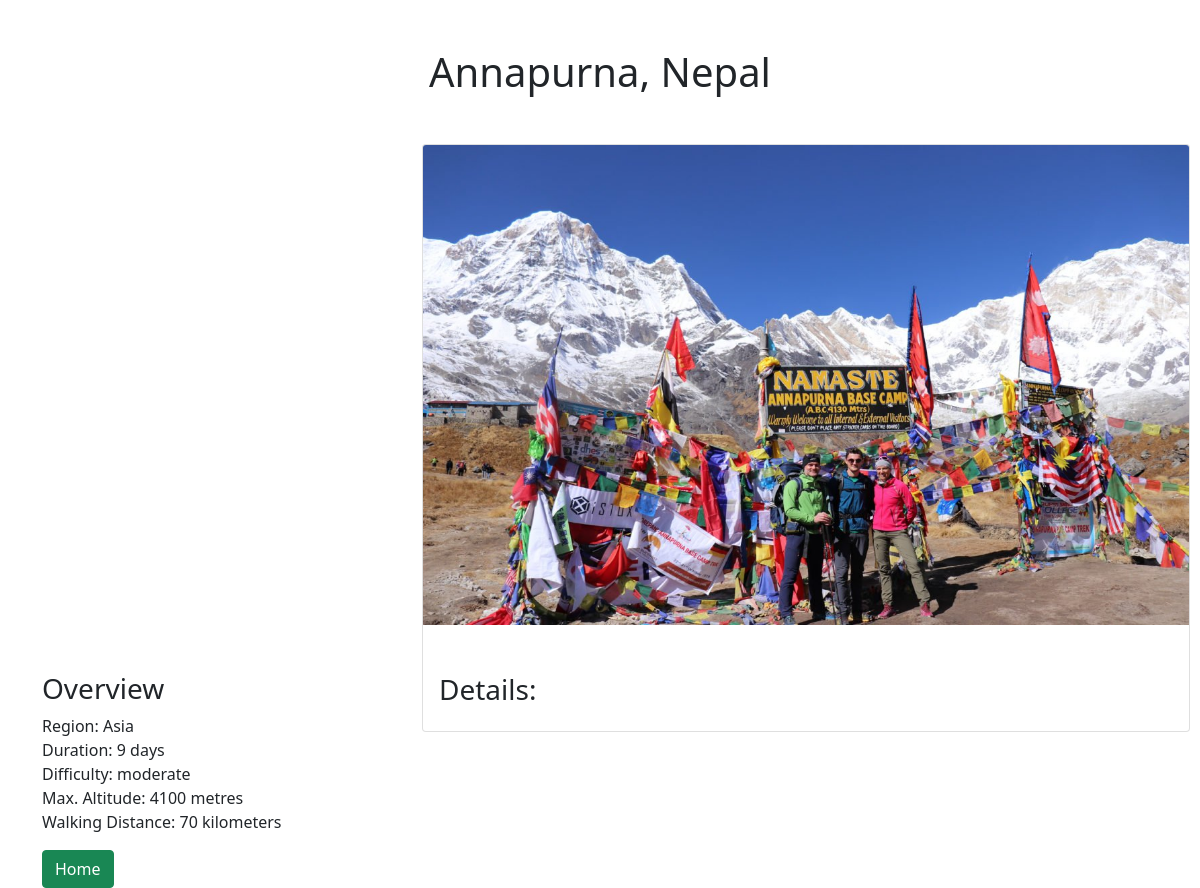
The page /details.php?trekID=1004 on the database as committed earlier.
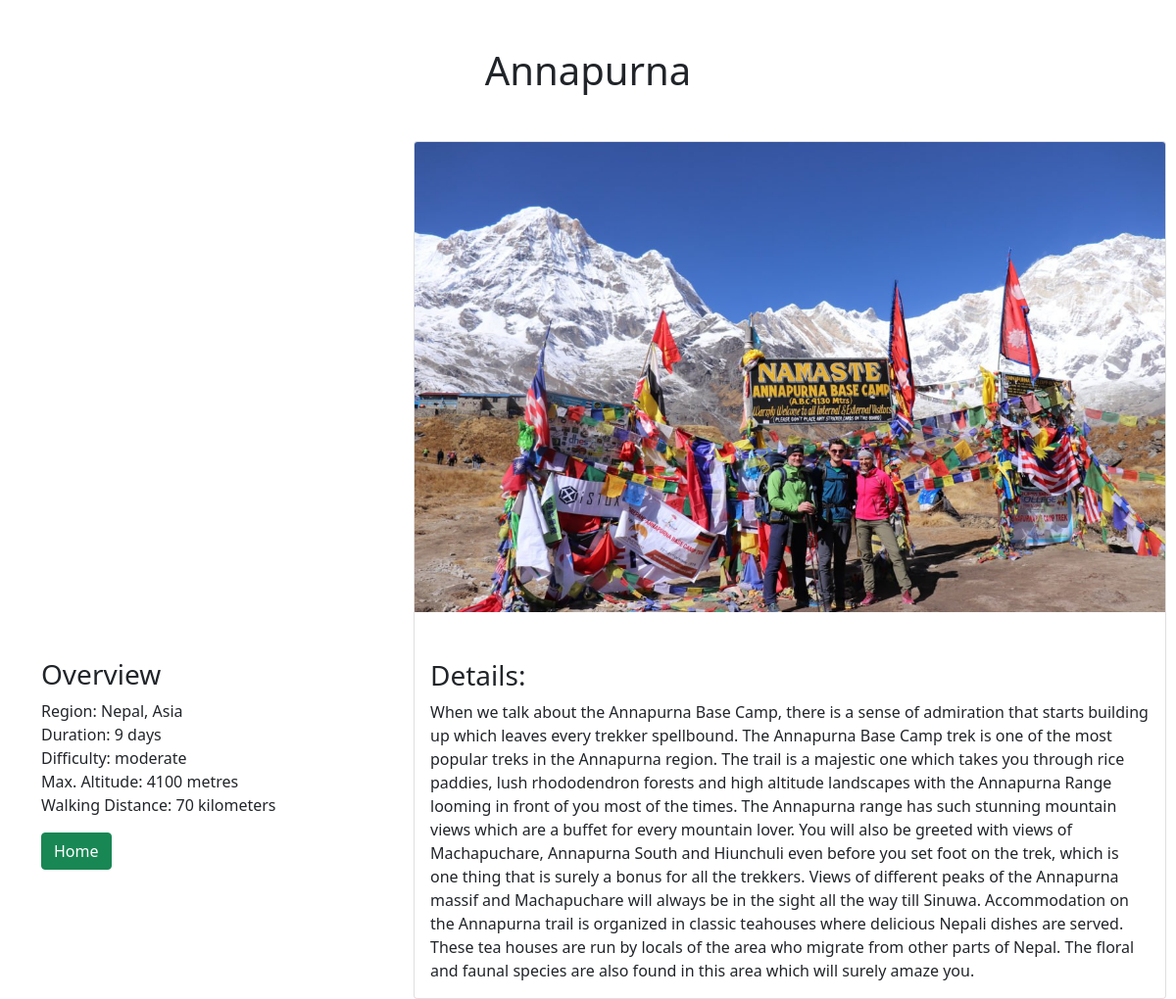
The same page on the database as committed later.
### tables this page shows
CREATE TABLE `travel_offers` (
  `trekID` int(11) NOT NULL,
  `locationName` varchar(65) NOT NULL,
  `price` decimal(10,2) NOT NULL,
  `description` varchar(650) NOT NULL,
  `longitude` decimal(9,6) DEFAULT NULL,
  `latitude` decimal(9,6) DEFAULT NULL,
  `picture` varchar(250) DEFAULT NULL,
  `region` varchar(25) NOT NULL,
  `duration` int(2) NOT NULL,
  `difficulty` enum('easy','moderate','difficult','very difficult','extreme') NOT NULL,
  `walking_distance` int(3) NOT NULL,
  `max_altitude` int(4) NOT NULL,
  `description_detail` varchar(1950) NOT NULL
);

### details.php (the view, shortened to what this page needs)
<?php
require_once 'actions/db_connect.php';
if ($_GET['trekID']) {
    $id = $_GET['trekID'];
    $sql = "SELECT * FROM travel_offers WHERE trekID = {$id}";
    $result = mysqli_query($connect, $sql);
    $data = mysqli_fetch_assoc($result);
    if (mysqli_num_rows($result) == 1) {
        $locationName = $data['locationName'];
        $description_detail = $data['description_detail'];
        $region = $data['region'];
        $duration = $data['duration'];
        $difficulty = $data['difficulty'];
        $walking_distance = $data['walking_distance'];
        $max_altitude = $data['max_altitude'];
        $picture = $data['picture'];
    } else {
        header("location: error.php");
    }
} else {
    header("location: error.php");
}
?>
<!DOCTYPE html>
<html lang="en">
<head>
    <?php require_once 'components/boot.php' ?>
</head>
<body>
    <div class="manageProduct mt-3">
        <p class='h1 text-center mt-5 mb-5'> <?= $locationName ?> </p>
        <div class="container">
            <div class="row">
                <div class="col-sm-4">
                    <div id="map"></div>
                    <ul class="p-0">
                        <li>
                            <h3>Overview</h3>
                        </li>
                        <li>Region: <?= $region ?></li>
                        <li>Duration: <?= $duration ?> days</li>
                        <li>Difficulty: <?= $difficulty ?></li>
                        <li>Max. Altitude: <?= $max_altitude ?> metres</li>
                        <li>Walking Distance: <?= $walking_distance ?> kilometers</li>
                    </ul>
                    <div class="d-flex justify-content-beginning">
                        <a href="index.php"><button class='btn btn-md btn-success custom' type="button">Home</button></a>
                    </div>
                </div>
                <div class="col-sm-8">
                    <div class="card" style="width: 48rem;">
                        <img src='pictures/<?= $picture ?>' class='card-img-top' alt='...' width='100%'>
                        <div class="card-body">
                            <h3 class="card-title">Details:</h3>
                            <p class="card-text mt-2"><?= $description_detail ?></p>
                        </div>
                    </div>
                </div>
            </div>
        </div>
    </div>
</body>
</html>

### components/boot.php (shortened to what this page needs)
<link rel="stylesheet" href="https://use.fontawesome.com/releases/v5.15.2/css/all.css" />
<link href="https://cdn.jsdelivr.net/npm/bootstrap@5.1.3/dist/css/bootstrap.min.css" rel="stylesheet">
<link href="https://cdn.jsdelivr.net/npm/bootstrap@5.1.3/dist/css/bootstrap.min.css" rel="stylesheet">

### details.php (style rules this page uses)
html, body { height: 100%; margin: 0; padding: 0; }
.manageProduct { margin: auto; width: 100%; }
.card-img-top { margin-bottom: 4vh !important; height: 30rem; }
ul { list-style-type: none; }
ul li h3 { margin-top: 3rem; }
#map { height: 30rem; width: 100%; margin-left: auto; margin-right: auto; }

Rows that differ between the two databases and show on the page:
changed travel_offers "moderate": locationName "Annapurna, Nepal" → "Annapurna"; region "Asia" → "Nepal, Asia"; description_detail (not shown) → "When we talk about the Annapurna Base Camp, there is a sense of admiration that starts building up which leaves every trekker spellbound. The Annapurna Base Camp trek is one of the most popular treks in the Annapurna region. The trail is a majestic one which takes you through rice paddies, lush rhododendron forests and high altitude landscapes with the Annapurna Range looming in front of you most of the times. The Annapurna range has such stunning mountain views which are a buffet for every mountain lover. You will also be greeted with views of Machapuchare, Annapurna South and Hiunchuli even before you set foot on the trek, which is one thing that is surely a bonus for all the trekkers.…"
